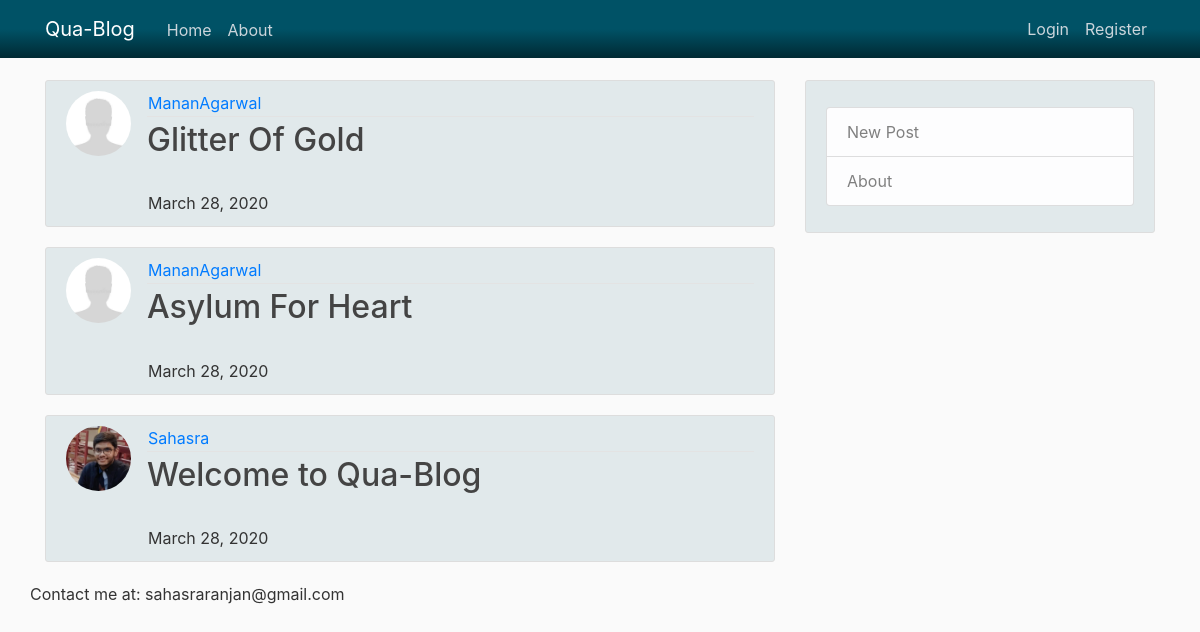
Before: / with the older database file.
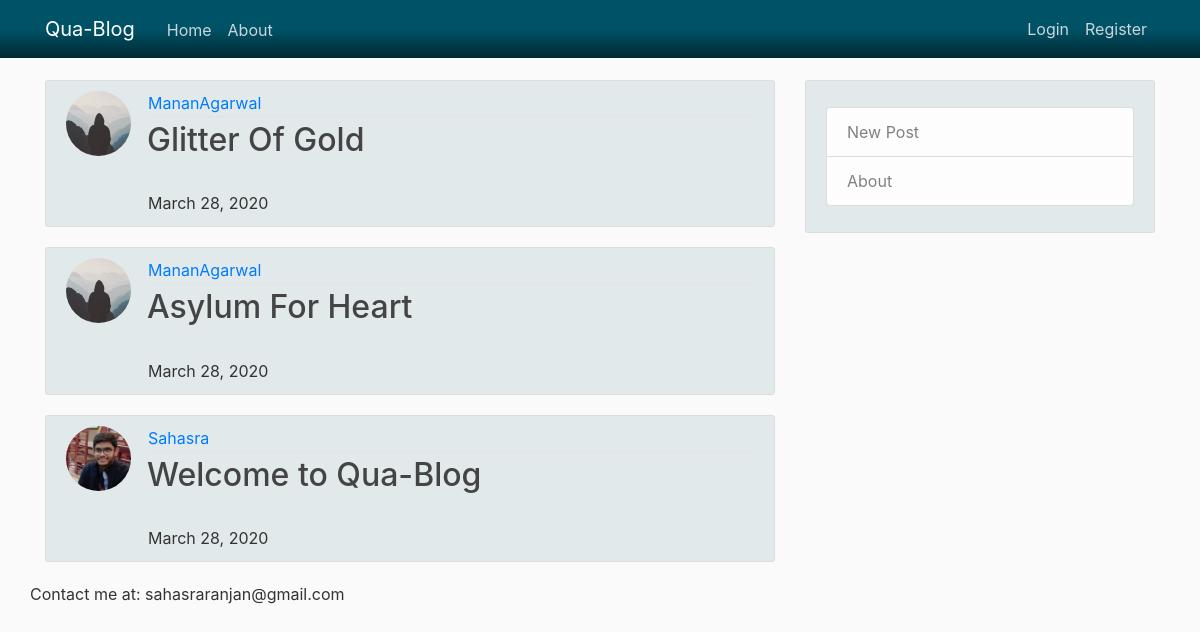
After: the same page with the newer database file.
### blog/models.py (models this page shows, shortened)
class Post(models.Model):
    title = models.CharField(max_length=100)
    content = models.TextField()
    date_posted = models.DateTimeField(default=timezone.now)
    author = models.ForeignKey(User, on_delete=models.CASCADE)

### users/models.py (models this page shows, shortened)
class Profile(models.Model):
    user = models.OneToOneField(User, on_delete=models.CASCADE)
    image = models.ImageField(default='default2.jpg', upload_to='profile_pics')

### blog/views.py (the view)
# urls.py: path('', PostListView.as_view(), name='blog-home'),
class PostListView(ListView):
    model = Post
    template_name = 'blog/home.html'  # <app>/<model>_<viewtype>.html
    context_object_name = 'posts'
    ordering = ['-date_posted']

### blog/templates/blog/home.html
{% extends "blog/base.html" %}
{% block content %}
    {% for post in posts %}
        <article class="media content-section" style="background-color: rgba(0, 82, 102, 0.1)">
          <img class="rounded-circle article-img" src="{{ post.author.profile.image.url }}">
          <div class="media-body">
            <div class="article-metadata">
              <a style="margin: 1px" class="mr-2" href="#">{{ post.author }}</a>
            </div>
            <h2><a class="article-title" href="{% url 'post-detail' post.id %}">{{ post.title }}</a></h2>
            <p style="margin: 1px" class="article-content">
              {{ post.date_posted|date:"F d, Y" }}
            </p>
          </div>
        </article>
    {% endfor %}
{% endblock content %}

### blog/templates/blog/base.html (shortened to what this page needs)
{% load static %}
<!DOCTYPE html>
<html>
<head>
    <link rel="stylesheet" href="https://maxcdn.bootstrapcdn.com/bootstrap/4.0.0/css/bootstrap.min.css">
    <link rel="stylesheet" type="text/css" href="{% static 'blog/main.css' %}">
</head>
<body>
    <header class="site-header">
      <nav class="navbar navbar-expand-md navbar-dark bg-steel fixed-top" style="background: linear-gradient(to bottom, #005266 50%, #002933 100%)">
        <div class="container" style="color: #005266">
          <a class="navbar-brand mr-4" href="{% url 'blog-home' %}">Qua-Blog</a>
          <div class="collapse navbar-collapse" id="navbarToggle">
            <div class="navbar-nav mr-auto">
              <a class="nav-item nav-link" href="{% url 'blog-home' %}" style="padding-top: 10px">Home</a>
              <a class="nav-item nav-link" href="{% url 'blog-about' %}" style="padding-top: 10px">About</a>
            </div>
            <div class="navbar-nav">
              {% if user.is_authenticated %}
                <a href="{% url 'profile' %}">
                  <a class="nav-item nav-link" href="{% url 'profile' %}">
                  	<img class="rounded-circle article-img" src="{{ user.profile.image.url }}" style="width: 30px; height: 30px">
                  	{{ user.username }}
                  </a>
                </a>
                <a class="nav-item nav-link" href="{% url 'logout' %}" style="padding-top: 10px">Logout</a>
              {% else %}
                <a class="nav-item nav-link" href="{% url 'login' %}">Login</a>
                <a class="nav-item nav-link" href="{% url 'register' %}">Register</a>
              {% endif %}
            </div>
          </div>
        </div>
      </nav>
    </header>
    <main role="main" class="container">
      <div class="row" >
        <div class="col-md-8">
          {% block content %}{% endblock content %}
        </div>
        <div class="col-md-4">
          <div class="content-section" style="background-color: rgba(0, 82, 102, 0.1)">
            <p class='text-muted'>
              <ul class="list-group" >
                <li class="list-group-item list-group-item-light"><a href="{% url 'post-create' %}" style="text-decoration: none; color: gray">New Post</a></li>
                <li class="list-group-item list-group-item-light"><a href="{% url 'blog-about' %}" style="text-decoration: none; color: gray">About</a></li>
              </ul>
            </p>
          </div>
        </div>
        <p>Contact me at: sahasraranjan@gmail.com</p>
      </div>
    </main>
</body>
</html>

### blog/static/blog/main.css (style rules this page uses)
body { background: #fafafa; color: #333333; margin-top: 5rem; }
h1, h2, h3, h4, h5, h6 { color: #444444; }
ul { margin: 0; }
.bg-steel { background-color: #5f788a; }
.site-header .navbar-nav .nav-link { color: #cbd5db; }
.content-section { background: #ffffff; padding: 10px 20px; border: 1px solid #dddddd; border-radius: 3px; margin-bottom: 20px; }
.article-title { color: #444444; }
.article-content { white-space: pre-line; }
.article-img { height: 65px; width: 65px; margin-right: 16px; }
.article-metadata { padding-bottom: 1px; margin-bottom: 4px; border-bottom: 1px solid #e3e3e3 }

Changed rows visible on the page:
changed through a linked row, Post "Glitter Of Gold": author.profile.image: picture removed, a placeholder shows
changed through a linked row, Post "Asylum For Heart": author.profile.image: picture removed, a placeholder shows
